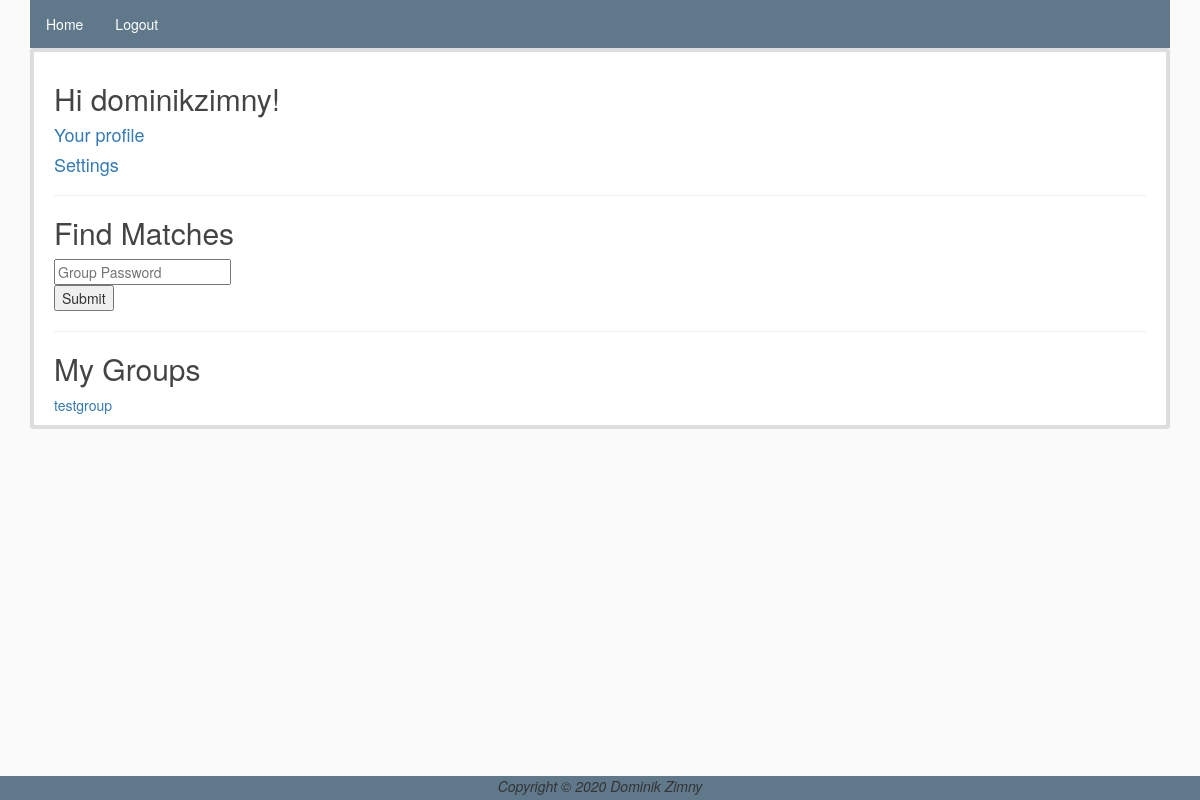
Before: / (signed in) with the older database file.
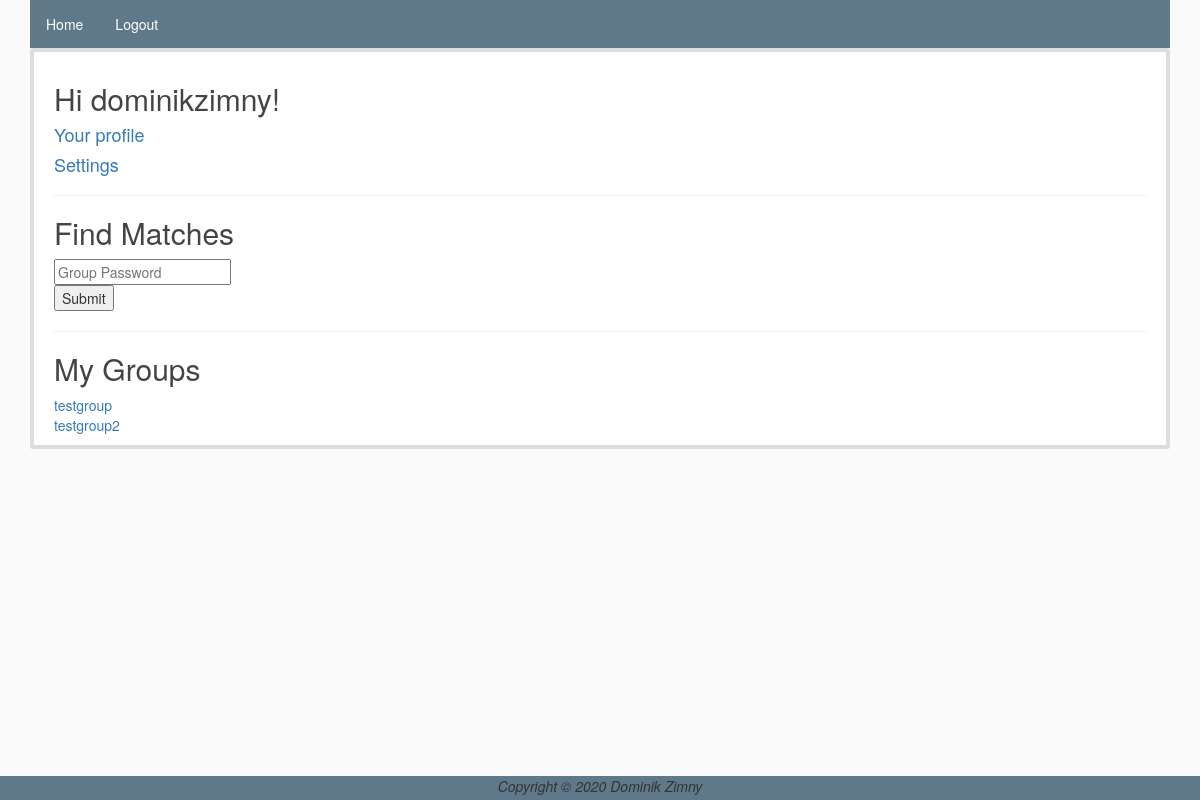
After: the same page with the newer database file.
### lovematch/models.py (models this page shows)
class UserGroup(models.Model):
    user = models.ForeignKey(User, on_delete=models.CASCADE)
    group = models.CharField(max_length=50)
    class Meta:
        unique_together = ['user', 'group']

### lovematch/views.py (the view)
# urls.py: path('', startup_view, name='start')
@login_required
def startup_view(request):
    if request.method == 'POST':
        ug = UserGroup.objects.get_or_create(user=request.user, group=request.POST.get('group'))
        ug[0].save()
        return redirect('/question?nr=1&group='+request.POST.get('group'))
    previous_groups=UserGroup.objects.filter(user=request.user)
    return render(request, 'begin.html', {"previous_groups":previous_groups})

### lovematch/templates/begin.html (shortened to what this page needs)
{% extends "base.html" %}
{% block content %}
<div class="content-section">
    <h2>Hi {{user.username}}!</h2>
    <h4><a href="/user/?user={{user.username}}">Your profile</a></h4>
    <h4><a href="/settings/?user={{user.username}}">Settings</a></h4>
    <hr>
    <h2>Find Matches</h2>
    <form method="POST">
        <input type="text" id="group" name="group" placeholder="Group Password" maxlength="50"><br>
        <input type="submit" value="Submit">
    </form>
    <hr>
    <h2>My Groups</h2>
    {% for group in previous_groups %}
        <a href="/match/?group={{ group.group }}">{{group.group}}</a><br>
    {% endfor %}
</div>
{% endblock %}

### lovematch/templates/base.html (shortened to what this page needs)
{% load static %}
<!doctype html>
<html>
    <head>
        <link rel="stylesheet" href="https://maxcdn.bootstrapcdn.com/bootstrap/3.3.7/css/bootstrap.min.css">
        <link rel="stylesheet" type="text/css" href="{% static 'style.css' %}">
    </head>
    <body>
        {% include "nav.html" %}
        <div class="container">
            {% block content %}
            {% endblock %}
        </div>
        <footer>
            <p><i>Copyright © 2020 Dominik Zimny</i></p>
        </footer>
    </body>
</html>

### lovematch/templates/nav.html
<div class="container">
  <ul class="navul">
    {% if user.is_authenticated %}
    <li class="navli"><a class="nava" href="/">Home</a></li>
      <li class="navli"><a class="nava" href="{% url 'logout' %}">Logout</a></li>
    {% else %}
      <li class="navli"><a class="nava" href="{% url 'login' %}">Login</a></li>
      <li class="navli"><a class="nava" href="{% url 'register' %}">Register</a></li>
    {% endif %}
  </ul>
</div>

### static/style.css (style rules this page uses)
body { background: #fafafa; color: #333333; padding-bottom:24px; }
h1, h2, h3, h4, h5, h6 { color: #444444; }
.content-section { background: #ffffff; padding: 10px 20px; border: 4px solid #dddddd; border-radius: 3px; margin-bottom: 20px; }
footer { text-align:center; position: fixed; bottom:0; width:100%; height:24px; background:#5f788a; }
.navul { list-style-type: none; margin: 0; padding: 0; overflow: hidden; background-color: #5f788a; }
.navli { float: left; }
.navli .nava { display: block; color: white; text-align: center; padding: 14px 16px; text-decoration: none; }

Changed rows visible on the page:
added UserGroup: group "testgroup2"
